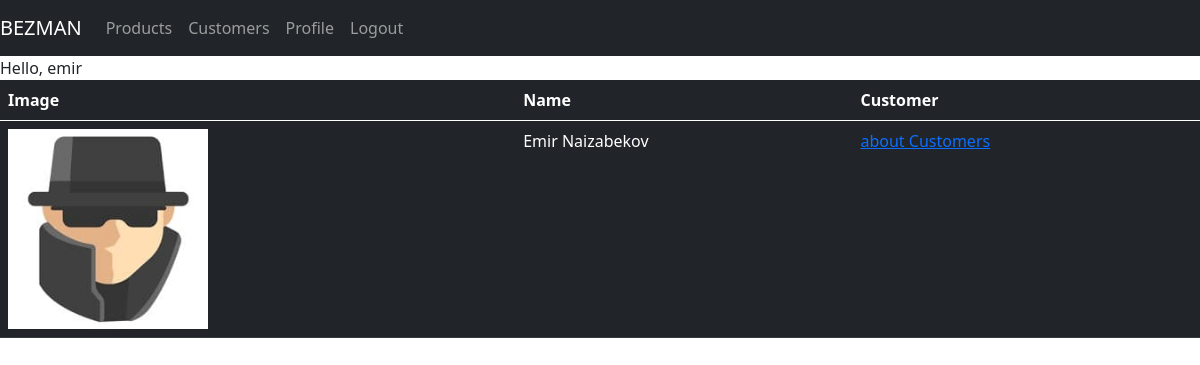
The app's page /account/customers/ (signed in), older data.
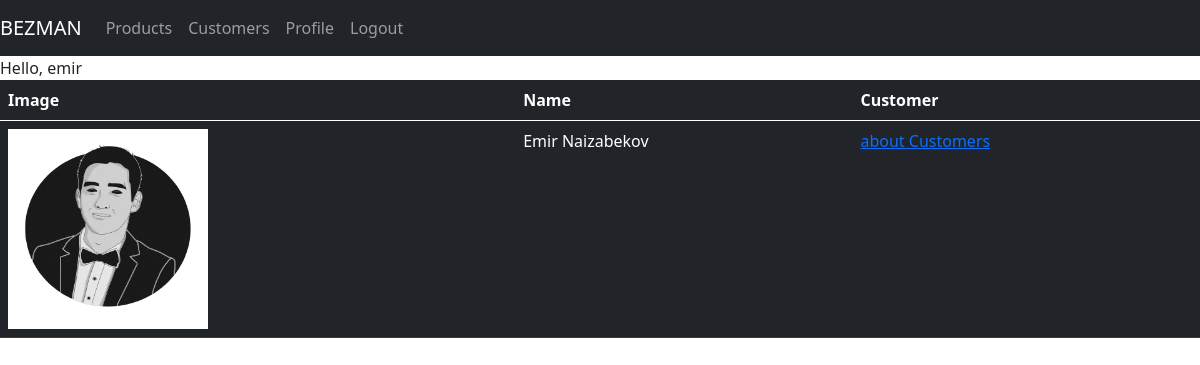
The same page, newer data.
### account/models.py (models this page shows, shortened)
class Customer(models.Model):
    user = models.OneToOneField(User, on_delete=models.CASCADE)
    full_name = models.CharField(max_length=70)
    address = models.CharField(max_length=50)
    phone = models.IntegerField()
    mail = models.EmailField()
    image = models.ImageField(blank='True', default='anonym.png')
    class Meta:
        verbose_name="Клиент"
        verbose_name_plural="Клиенты"

### account/decorators.py (the view)
    def wrap(request, *args, **kwargs):
        if request.user.is_staff:
            return function(request, *args, **kwargs)
        else:
            return HttpResponse("{'data':'You have no permission!'}")

### account/views.py (called while the page is built)
@admin_only
def customerList(request):
    customers = Customer.objects.all()
    context = {'customers': customers}
    return render(request, 'account/customers.html', context)

### account/templates/account/customers.html
{% extends 'supershop/base.html' %}
{% block content %}
<nav>
    Hello, {{ request.user }}
<table class="table table-hover table-dark">
 <thead>
<tr>
    <tr>
      <th scope="col">Image</th>
      <th scope="col">Name</th>
      <th scope="col">Customer</th>
    </tr>
    </thead>
  <tbody>
    {% for customer in customers %}
    <tr>
        <td><img src="{{ customer.image.url }}" width=200px height=200px></td>
        <td>{{ customer.full_name }}</td>
        <td><a href="{%url 'getcustomer' customer.id %}">about Customers</a></td>
    </tr>
    {% endfor %}
 </tbody>
</table>
{% endblock %}

### supershop/templates/supershop/base.html (shortened to what this page needs)
<!DOCTYPE html>
<html lang="en">
<head>
    <link href="https://cdn.jsdelivr.net/npm/bootstrap@5.0.0-beta1/dist/css/bootstrap.min.css" rel="stylesheet"
>
</head>
<body>
{% include 'supershop/navbar.html' %}
{% block content %}
{% endblock %}
</body>
</html>

### supershop/templates/supershop/navbar.html (shortened to what this page needs)
<nav class="navbar navbar-expand-lg navbar-dark bg-dark">
  <a class="navbar-brand" href="#">BEZMAN</a>
  <div class="collapse navbar-collapse" id="navbarSupportedContent">
    <ul class="navbar-nav mr-auto">
      <li class="nav-item active">
        <a class="nav-link" href='{% url "products" %}'>Products</a>
      </li>
      <li class="nav-item">
        <a class="nav-link" href='{% url "customers" %}'>Customers</a>
      </li>
      <li class="nav-item">
        <a class="nav-link" href='{% url "profile" %}'>Profile</a>
      </li>
      <li class="nav-item">
        <a class="nav-link" href='{% url "logout" %}'>Logout</a>
      </li>
    </ul>
  </div>
</nav>

Row changes from the older to the newer data that the page shows:
changed Customer "Emir Naizabekov": image: picture added in place of a placeholder
